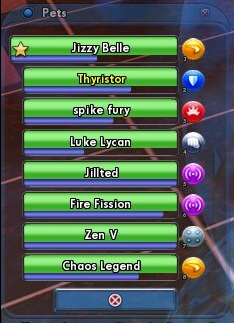
#> input picture tests/screenshots/references/team/team1.png, 234 x 323 px, found by its file name; its folder holds 6 pictures in this run
$ python create_team_templates.py
#> lines starting #> are read from the running program, lines starting #| are printed output that depends on the picture
import cv2
import os
import glob

def create_team_templates():
    team_dir = 'tests/screenshots/references/team'
    tpl_dir = 'tests/screenshots/references/team_anchors'
    os.makedirs(tpl_dir, exist_ok=True)

    # 1. HP bar glimmer (active) from team1.png
    img_team1 = cv2.imread(os.path.join(team_dir, 'team1.png'))
#> img_team1 is the input picture: shape (323, 234, 3); mean B, G, R 87.9, 100.6, 81.1
    if img_team1 is not None:
        # Include the left edge blue border
        hp_tpl = img_team1[114:132, 14:35]
        if hp_tpl.size > 0:
            cv2.imwrite(os.path.join(tpl_dir, 'member_hp_glimmer.png'), hp_tpl)
            print("Saved member_hp_glimmer.png")

    # 2. HP bar edge (dead) from team4.png
    img_team4 = cv2.imread(os.path.join(team_dir, 'team4.png'))
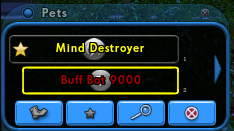
#> input picture tests/screenshots/references/team/team4.png, 234 x 131 px, found by its file name
#> img_team4 is the input picture: shape (131, 234, 3); mean B, G, R 63.2, 54.4, 31.8
    if img_team4 is not None:
        # Include the left edge blue border for dead members
        dead_tpl = img_team4[44:66, 14:35]
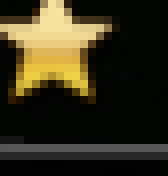
#> dead_tpl: shape (22, 21, 3) (shown 8 times larger); mean B, G, R 28, 47.6, 53.2
        if dead_tpl.size > 0:
            cv2.imwrite(os.path.join(tpl_dir, 'member_dead_glimmer.png'), dead_tpl)
            print("Saved member_dead_glimmer.png")

if __name__ == '__main__':
    create_team_templates()
